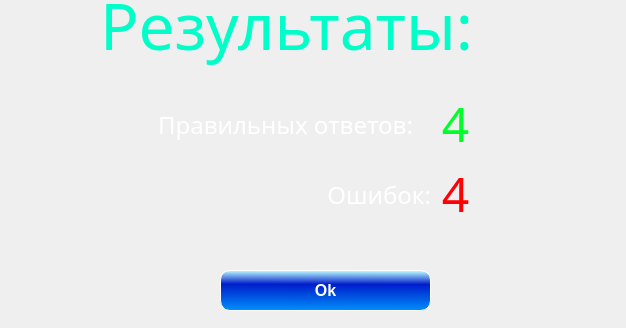
<?xml version="1.0" encoding="UTF-8"?>
<ui version="4.0">
 <class>ResForm</class>
 <widget class="QWidget" name="ResForm">
  <property name="geometry">
   <rect>
    <x>0</x>
    <y>0</y>
    <width>626</width>
    <height>328</height>
   </rect>
  </property>
  <property name="windowTitle">
   <string>Form</string>
  </property>
  <widget class="QLabel" name="label">
   <property name="geometry">
    <rect>
     <x>0</x>
     <y>0</y>
     <width>631</width>
     <height>331</height>
    </rect>
   </property>
   <property name="text">
    <string/>
   </property>
   <property name="pixmap">
    <pixmap>images/PanoramaBackground.png</pixmap>
   </property>
   <property name="scaledContents">
    <bool>true</bool>
   </property>
   <property name="alignment">
    <set>Qt::AlignLeading|Qt::AlignLeft|Qt::AlignTop</set>
   </property>
  </widget>
  <widget class="QLabel" name="label_6">
   <property name="geometry">
    <rect>
     <x>140</x>
     <y>100</y>
     <width>291</width>
     <height>51</height>
    </rect>
   </property>
   <property name="font">
    <font>
     <family>Arial Black</family>
    </font>
   </property>
   <property name="text">
    <string>&lt;html&gt;&lt;head/&gt;&lt;body&gt;&lt;p&gt;&lt;span style=&quot; font-size:18pt; color:#ffffff;&quot;&gt;Правильных ответов:&lt;/span&gt;&lt;/p&gt;&lt;/body&gt;&lt;/html&gt;</string>
   </property>
   <property name="alignment">
    <set>Qt::AlignCenter</set>
   </property>
  </widget>
  <widget class="QPushButton" name="pbOk">
   <property name="geometry">
    <rect>
     <x>220</x>
     <y>270</y>
     <width>211</width>
     <height>41</height>
    </rect>
   </property>
   <property name="font">
    <font>
     <family>Arial</family>
     <pointsize>12</pointsize>
     <weight>75</weight>
     <bold>true</bold>
    </font>
   </property>
   <property name="styleSheet">
    <string notr="true">QPushButton {
	background-color:qlineargradient(spread:reflect, x1:0.515, y1:1, x2:0.528, y2:0, stop:0 rgba(0, 143, 250, 255), stop:0.655502 rgba(0, 29, 203, 255), stop:1 rgba(190, 255, 255, 255));
	color:rgb(255, 255, 255);
	border-width: 1px;
     border-style: solid;
     border-radius: 10px;
	min-width: 80px;
}

QPushButton:hover {
    background-color:qlineargradient(spread:reflect, x1:0.515, y1:1, x2:0.528, y2:0, stop:0 rgba(0, 143, 250, 255), stop:0.655502 rgba(82, 100, 203, 255), stop:1 rgba(190, 255, 255, 255));
}

QPushButton:pressed {
    background-color:qlineargradient(spread:reflect, x1:0.515, y1:1, x2:0.528, y2:0, stop:0 rgba(0, 143, 250, 255), stop:0.596154 rgba(85, 250, 255, 255), stop:1 rgba(190, 255, 255, 255));
}</string>
   </property>
   <property name="text">
    <string>Ok</string>
   </property>
   <property name="icon">
    <iconset>
     <normaloff>images/apply_5183.ico</normaloff>images/apply_5183.ico</iconset>
   </property>
   <property name="iconSize">
    <size>
     <width>24</width>
     <height>24</height>
    </size>
   </property>
  </widget>
  <widget class="QLabel" name="lbRight">
   <property name="geometry">
    <rect>
     <x>440</x>
     <y>90</y>
     <width>31</width>
     <height>61</height>
    </rect>
   </property>
   <property name="font">
    <font>
     <family>Arial Black</family>
    </font>
   </property>
   <property name="text">
    <string>&lt;html&gt;&lt;head/&gt;&lt;body&gt;&lt;p&gt;&lt;span style=&quot; font-size:36pt; color:#00ff2a;&quot;&gt;4&lt;/span&gt;&lt;/p&gt;&lt;/body&gt;&lt;/html&gt;</string>
   </property>
   <property name="alignment">
    <set>Qt::AlignCenter</set>
   </property>
  </widget>
  <widget class="QLabel" name="lbError">
   <property name="geometry">
    <rect>
     <x>440</x>
     <y>160</y>
     <width>31</width>
     <height>61</height>
    </rect>
   </property>
   <property name="font">
    <font>
     <family>Arial Black</family>
    </font>
   </property>
   <property name="text">
    <string>&lt;html&gt;&lt;head/&gt;&lt;body&gt;&lt;p&gt;&lt;span style=&quot; font-size:36pt; color:#ff0005;&quot;&gt;4&lt;/span&gt;&lt;/p&gt;&lt;/body&gt;&lt;/html&gt;</string>
   </property>
   <property name="alignment">
    <set>Qt::AlignCenter</set>
   </property>
  </widget>
  <widget class="QLabel" name="label_7">
   <property name="geometry">
    <rect>
     <x>140</x>
     <y>170</y>
     <width>291</width>
     <height>51</height>
    </rect>
   </property>
   <property name="font">
    <font>
     <family>Arial Black</family>
    </font>
   </property>
   <property name="text">
    <string>&lt;html&gt;&lt;head/&gt;&lt;body&gt;&lt;p&gt;&lt;span style=&quot; font-size:18pt; color:#ffffff;&quot;&gt;Ошибок:&lt;/span&gt;&lt;/p&gt;&lt;/body&gt;&lt;/html&gt;</string>
   </property>
   <property name="alignment">
    <set>Qt::AlignRight|Qt::AlignTrailing|Qt::AlignVCenter</set>
   </property>
  </widget>
  <widget class="QLabel" name="lbDigit">
   <property name="geometry">
    <rect>
     <x>100</x>
     <y>-30</y>
     <width>601</width>
     <height>111</height>
    </rect>
   </property>
   <property name="font">
    <font>
     <family>Arial Black</family>
    </font>
   </property>
   <property name="text">
    <string>&lt;html&gt;&lt;head/&gt;&lt;body&gt;&lt;p&gt;&lt;span style=&quot; font-size:48pt; color:#00ffc8;&quot;&gt;Результаты:&lt;/span&gt;&lt;/p&gt;&lt;/body&gt;&lt;/html&gt;</string>
   </property>
   <property name="alignment">
    <set>Qt::AlignLeading|Qt::AlignLeft|Qt::AlignVCenter</set>
   </property>
  </widget>
 </widget>
 <resources/>
 <connections/>
</ui>
